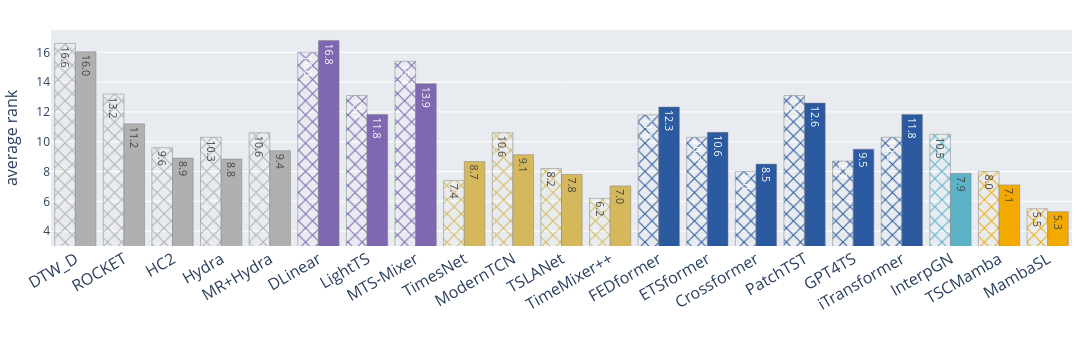

Notebook source saved alongside this figure:
### Code cell
# 색상 매핑
color_map = {
    "Non-DL": "#B0B0B0",            # 회색
    "MLP-based": "#7D68B1",           # 오렌지
    "CNN-based": "#D5B85B",          # 스카이 블루
    "Transformer-based": "#2C5AA0",  # 다크 블루
    "Shaplet+CNN": "#5BB3C5",        # 노랑
    # "Mamba-based": "#AC6168",          # 청록
    "Mamba-based": "#F2A900",        # 노랑
    # "Ours": "#F2A900",        # 노랑
}


# 메달 이모지
medals = ["🥇", "🥈", "🥉"]


fig = px.bar(df_rank_pivot, x='model', y='rank', 
             pattern_shape='ranktype',
             pattern_shape_sequence=['x', ''],
             text='rank',
             text_auto='.2f',
             category_orders={'model': df_rank_pivot['model'].unique(), 'ranktype': ['10 dataset', 'all dataset', ]},
             custom_data=['categories'],
             )

fig.update_traces(
    marker=dict(line_color="grey", pattern_fillmode="replace"),
    marker_color=df_rank_pivot['categories'].iloc[::2].map(color_map),
    texttemplate='%{text:.1f}',
    textposition='inside',
    textfont=dict(size=30),
    hovertemplate='<b>%{x}</b><br>Category: %{customdata[0]}<br>rankuracy: %{y:.6f}<extra></extra>',
)
# update names
fig.for_each_trace(
    lambda t: t.update(name=t.name.replace('10 dataset', '10 dataset\n(EC-UW)').replace('all dataset', 'all dataset')) 
    if t.name in ['10 dataset', 'all dataset'] else t
)


# add medal emojis to the top of the bars
top3 = df_rank_pivot[(df_rank_pivot['ranktype'] == 'all dataset')].nsmallest(3, 'rank')
for i, (j, row) in enumerate(top3.iterrows()):
    # find x position of the bar
    x_pos = df_rank_pivot[df_rank_pivot['model'] == row['model']].index[0] // 2
    fig.add_annotation(
        x=x_pos + 0.22,
        y=row['rank'] + 1.2,  # Adjust the y position to place the emoji above the bar
        text=medals[i],
        showarrow=False,
        font=dict(size=22, family="Noto Color Emoji"),  # Adjust the size of the emoji
        align='center',
        bgcolor='rgba(0,0,0,0)',  # Transparent background
    )

top3_10 = df_rank_pivot[(df_rank_pivot['ranktype'] == '10 dataset')].nsmallest(3, 'rank')
for i, (j, row) in enumerate(top3_10.iterrows()):
    # find x position of the bar
    x_pos = df_rank_pivot[df_rank_pivot['model'] == row['model']].index[0] // 2
    fig.add_annotation(
        x=x_pos - 0.22,
        y=row['rank'] + 1.2,  # Adjust the y position to place the emoji above the bar
        text=medals[i],
        showarrow=False,
        font=dict(size=22, family="Noto Color Emoji"),  # Adjust the size of the emoji
        align='center',
        bgcolor='rgba(0,0,0,0)',  # Transparent background
    )






fig.update_layout(
    # template="plotly_white",
    paper_bgcolor='rgba(0,0,0,0)',  # 투명 배경
    plot_bgcolor="#E8ECF1",  # 연한 회색 배경
    height=350,
    width=1200,
    barmode='group',
    bargap=0.15,  # 바 간격 조절
    bargroupgap=0.0,  # 그룹 간격 조절
    # title_text="Classification Performance of TSC Models",
    margin=dict(l=20, r=20, t=30, b=10),
    title_x=0.5,  # center the title
    title_font=dict(size=16),
    yaxis_title="average rank",
    # legend=dict(
    #     title_text="Categories",
    #     title_font=dict(size=14),
    #     font=dict(size=12)
    # ),
    showlegend=False
)
fig.update_xaxes(
    title_text="",
    tickangle=-30,
    tickfont=dict(size=16)
)
fig.update_yaxes(showticklabels=True, range=[3, 17.5],
                    tickvals=list(np.arange(2,19,2)),
                 title_font=dict(size=16))  # y축 범위 설정
fig.show()

# save the figure
write_image(fig, f'figures_tmp/barplot (rank).pdf', scale=2, format='pdf', width=1200, height=350)

### Figure 1 — Plotly figure (JSON) as saved in the notebook; plotly's stock layout.template omitted (floating-point values rounded to 4 significant figures)
{"data": [{"customdata": [["Non-DL"], ["Non-DL"], ["Non-DL"], ["Non-DL"], ["Non-DL"], ["MLP-based"], ["MLP-based"], ["MLP-based"], ["CNN-based"], ["CNN-based"], ["CNN-based"], ["CNN-based"], ["Transformer-based"], ["Transformer-based"], ["Transformer-based"], ["Transformer-based"], ["Transformer-based"], ["Transformer-based"], ["Shaplet+CNN"], ["Mamba-based"], ["Mamba-based"]], "hovertemplate": "<b>%{x}</b><br>Category: %{customdata[0]}<br>rankuracy: %{y:.6f}<extra></extra>", "legendgroup": "10 dataset", "marker": {"color": ["#B0B0B0", "#B0B0B0", "#B0B0B0", "#B0B0B0", "#B0B0B0", "#7D68B1", "#7D68B1", "#7D68B1", "#D5B85B", "#D5B85B", "#D5B85B", "#D5B85B", "#2C5AA0", "#2C5AA0", "#2C5AA0", "#2C5AA0", "#2C5AA0", "#2C5AA0", "#5BB3C5", "#F2A900", "#F2A900"], "line": {"color": "grey"}, "pattern": {"fillmode": "replace", "shape": "x"}}, "name": "10 dataset\n(EC-UW)", "orientation": "v", "showlegend": true, "text": [16.6, 13.2, 9.6, 10.3, 10.6, 16.0, 13.1, 15.4, 7.4, 10.6, 8.2, 6.2, 11.8, 10.3, 8.0, 13.1, 8.7, 10.3, 10.5, 8.0, 5.5], "textfont": {"size": 30}, "textposition": "inside", "texttemplate": "%{text:.1f}", "type": "bar", "x": ["DTW_D", "ROCKET", "HC2", "Hydra", "MR+Hydra", "DLinear", "LightTS", "MTS-Mixer", "TimesNet", "ModernTCN", "TSLANet", "TimeMixer++", "FEDformer", "ETSformer", "Crossformer", "PatchTST", "GPT4TS", "iTransformer", "InterpGN", "TSCMamba", "MambaSL"], "xaxis": "x", "y": [16.6, 13.2, 9.6, 10.3, 10.6, 16.0, 13.1, 15.4, 7.4, 10.6, 8.2, 6.2, 11.8, 10.3, 8.0, 13.1, 8.7, 10.3, 10.5, 8.0, 5.5], "yaxis": "y"}, {"customdata": [["Non-DL"], ["Non-DL"], ["Non-DL"], ["Non-DL"], ["Non-DL"], ["MLP-based"], ["MLP-based"], ["MLP-based"], ["CNN-based"], ["CNN-based"], ["CNN-based"], ["CNN-based"], ["Transformer-based"], ["Transformer-based"], ["Transformer-based"], ["Transformer-based"], ["Transformer-based"], ["Transformer-based"], ["Shaplet+CNN"], ["Mamba-based"], ["Mamba-based"]], "hovertemplate": "<b>%{x}</b><br>Category: %{customdata[0]}<br>rankuracy: %{y:.6f}<extra></extra>", "legendgroup": "all dataset", "marker": {"color": ["#B0B0B0", "#B0B0B0", "#B0B0B0", "#B0B0B0", "#B0B0B0", "#7D68B1", "#7D68B1", "#7D68B1", "#D5B85B", "#D5B85B", "#D5B85B", "#D5B85B", "#2C5AA0", "#2C5AA0", "#2C5AA0", "#2C5AA0", "#2C5AA0", "#2C5AA0", "#5BB3C5", "#F2A900", "#F2A900"], "line": {"color": "grey"}, "pattern": {"fillmode": "replace", "shape": ""}}, "name": "all dataset", "orientation": "v", "showlegend": true, "text": [16.03, 11.2, 8.9, 8.833, 9.4, 16.8, 11.83, 13.9, 8.667, 9.133, 7.8, 7.033, 12.33, 10.63, 8.5, 12.6, 9.5, 11.83, 7.867, 7.1, 5.3], "textfont": {"size": 30}, "textposition": "inside", "texttemplate": "%{text:.1f}", "type": "bar", "x": ["DTW_D", "ROCKET", "HC2", "Hydra", "MR+Hydra", "DLinear", "LightTS", "MTS-Mixer", "TimesNet", "ModernTCN", "TSLANet", "TimeMixer++", "FEDformer", "ETSformer", "Crossformer", "PatchTST", "GPT4TS", "iTransformer", "InterpGN", "TSCMamba", "MambaSL"], "xaxis": "x", "y": [16.03, 11.2, 8.9, 8.833, 9.4, 16.8, 11.83, 13.9, 8.667, 9.133, 7.8, 7.033, 12.33, 10.63, 8.5, 12.6, 9.5, 11.83, 7.867, 7.1, 5.3], "yaxis": "y"}], "layout": {"annotations": [{"align": "center", "bgcolor": "rgba(0,0,0,0)", "font": {"family": "Noto Color Emoji", "size": 22}, "showarrow": false, "text": "🥇", "x": 20.22, "y": 6.5}, {"align": "center", "bgcolor": "rgba(0,0,0,0)", "font": {"family": "Noto Color Emoji", "size": 22}, "showarrow": false, "text": "🥈", "x": 11.22, "y": 8.233}, {"align": "center", "bgcolor": "rgba(0,0,0,0)", "font": {"family": "Noto Color Emoji", "size": 22}, "showarrow": false, "text": "🥉", "x": 19.22, "y": 8.3}, {"align": "center", "bgcolor": "rgba(0,0,0,0)", "font": {"family": "Noto Color Emoji", "size": 22}, "showarrow": false, "text": "🥇", "x": 19.78, "y": 6.7}, {"align": "center", "bgcolor": "rgba(0,0,0,0)", "font": {"family": "Noto Color Emoji", "size": 22}, "showarrow": false, "text": "🥈", "x": 10.78, "y": 7.4}, {"align": "center", "bgcolor": "rgba(0,0,0,0)", "font": {"family": "Noto Color Emoji", "size": 22}, "showarrow": false, "text": "🥉", "x": 7.78, "y": 8.6}], "bargap": 0.15, "bargroupgap": 0, "barmode": "group", "height": 350, "legend": {"title": {"text": "ranktype"}, "tracegroupgap": 0}, "margin": {"b": 10, "l": 20, "r": 20, "t": 30}, "paper_bgcolor": "rgba(0,0,0,0)", "plot_bgcolor": "#E8ECF1", "showlegend": false, "title": {"font": {"size": 16}, "x": 0.5}, "width": 1200, "xaxis": {"anchor": "y", "categoryarray": ["DTW_D", "ROCKET", "HC2", "Hydra", "MR+Hydra", "DLinear", "LightTS", "MTS-Mixer", "TimesNet", "ModernTCN", "TSLANet", "TimeMixer++", "FEDformer", "ETSformer", "Crossformer", "PatchTST", "GPT4TS", "iTransformer", "InterpGN", "TSCMamba", "MambaSL"], "categoryorder": "array", "domain": [0, 1], "tickangle": -30, "tickfont": {"size": 16}, "title": {"text": ""}}, "yaxis": {"anchor": "x", "domain": [0, 1], "range": [3, 17.5], "showticklabels": true, "tickvals": [2, 4, 6, 8, 10, 12, 14, 16, 18], "title": {"font": {"size": 16}, "text": "average rank"}}}}
